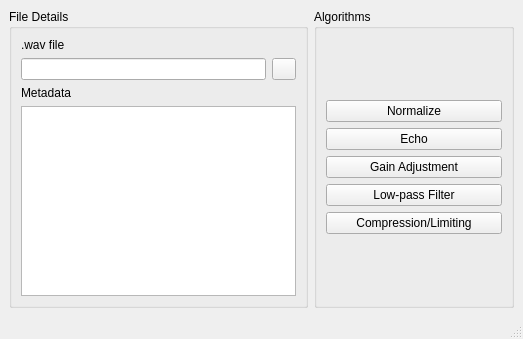
<?xml version="1.0" encoding="UTF-8"?>
<ui version="4.0">
 <class>MainWindow</class>
 <widget class="QMainWindow" name="MainWindow">
  <property name="geometry">
   <rect>
    <x>0</x>
    <y>0</y>
    <width>523</width>
    <height>339</height>
   </rect>
  </property>
  <property name="windowTitle">
   <string>MainWindow</string>
  </property>
  <widget class="QWidget" name="centralwidget">
   <layout class="QHBoxLayout" name="horizontalLayout_2">
    <property name="spacing">
     <number>6</number>
    </property>
    <item>
     <widget class="QGroupBox" name="groupBox_2">
      <property name="title">
       <string>File Details</string>
      </property>
      <layout class="QVBoxLayout" name="verticalLayout_3">
       <item>
        <widget class="QLabel" name="label">
         <property name="text">
          <string>.wav file</string>
         </property>
        </widget>
       </item>
       <item>
        <layout class="QHBoxLayout" name="horizontalLayout">
         <item>
          <widget class="QLineEdit" name="outputPath">
           <property name="readOnly">
            <bool>true</bool>
           </property>
          </widget>
         </item>
         <item>
          <widget class="QPushButton" name="pathDialogButton">
           <property name="maximumSize">
            <size>
             <width>24</width>
             <height>16777215</height>
            </size>
           </property>
           <property name="text">
            <string/>
           </property>
           <property name="icon">
            <iconset resource="resources.qrc">
             <normaloff>:/images/OneDrive_Folder_Icon.svg.png</normaloff>:/images/OneDrive_Folder_Icon.svg.png</iconset>
           </property>
          </widget>
         </item>
        </layout>
       </item>
       <item>
        <widget class="QLabel" name="label_2">
         <property name="text">
          <string>Metadata</string>
         </property>
        </widget>
       </item>
       <item>
        <widget class="QPlainTextEdit" name="metadataText">
         <property name="readOnly">
          <bool>true</bool>
         </property>
        </widget>
       </item>
      </layout>
     </widget>
    </item>
    <item>
     <widget class="QGroupBox" name="groupBox">
      <property name="minimumSize">
       <size>
        <width>200</width>
        <height>0</height>
       </size>
      </property>
      <property name="title">
       <string>Algorithms</string>
      </property>
      <layout class="QVBoxLayout" name="verticalLayout_2">
       <item>
        <layout class="QVBoxLayout" name="verticalLayout">
         <item>
          <widget class="QPushButton" name="openNormalizeDialog">
           <property name="text">
            <string>Normalize</string>
           </property>
          </widget>
         </item>
         <item>
          <widget class="QPushButton" name="openEchoDialog">
           <property name="text">
            <string>Echo</string>
           </property>
          </widget>
         </item>
         <item>
          <widget class="QPushButton" name="openGainAdjustDialog">
           <property name="text">
            <string>Gain Adjustment</string>
           </property>
          </widget>
         </item>
         <item>
          <widget class="QPushButton" name="openLowPassDialog">
           <property name="text">
            <string>Low-pass Filter</string>
           </property>
          </widget>
         </item>
         <item>
          <widget class="QPushButton" name="openCompressionDialog">
           <property name="text">
            <string>Compression/Limiting</string>
           </property>
          </widget>
         </item>
        </layout>
       </item>
      </layout>
     </widget>
    </item>
   </layout>
  </widget>
  <widget class="QMenuBar" name="menubar">
   <property name="geometry">
    <rect>
     <x>0</x>
     <y>0</y>
     <width>523</width>
     <height>22</height>
    </rect>
   </property>
  </widget>
  <widget class="QStatusBar" name="statusbar"/>
 </widget>
 <resources>
  <include location="resources.qrc"/>
 </resources>
 <connections/>
</ui>
